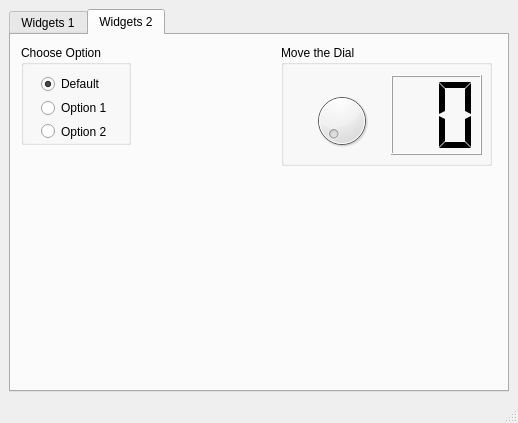
<?xml version="1.0" encoding="UTF-8"?>
<ui version="4.0">
 <class>MainWindow</class>
 <widget class="QMainWindow" name="MainWindow">
  <property name="geometry">
   <rect>
    <x>0</x>
    <y>0</y>
    <width>518</width>
    <height>423</height>
   </rect>
  </property>
  <property name="windowTitle">
   <string>MainWindow</string>
  </property>
  <widget class="QWidget" name="centralwidget">
   <layout class="QGridLayout" name="gridLayout">
    <item row="0" column="1">
     <widget class="QTabWidget" name="tabWidget_1">
      <property name="font">
       <font>
        <weight>50</weight>
        <bold>false</bold>
       </font>
      </property>
      <property name="currentIndex">
       <number>1</number>
      </property>
      <widget class="QWidget" name="tab_widgets_1">
       <property name="toolTip">
        <string/>
       </property>
       <property name="statusTip">
        <string/>
       </property>
       <attribute name="title">
        <string>Widgets 1</string>
       </attribute>
       <layout class="QVBoxLayout" name="verticalLayout">
        <item>
         <layout class="QVBoxLayout" name="verticalLayout_tab_1">
          <item>
           <widget class="QTabWidget" name="tabWidget_2">
            <property name="accessibleName">
             <string/>
            </property>
            <property name="currentIndex">
             <number>1</number>
            </property>
            <widget class="QWidget" name="tab_tree">
             <property name="statusTip">
              <string/>
             </property>
             <attribute name="title">
              <string>Tree</string>
             </attribute>
             <layout class="QHBoxLayout" name="horizontalLayout">
              <item>
               <layout class="QVBoxLayout" name="verticalLayout_2">
                <item>
                 <widget class="QTreeWidget" name="treeWidget">
                  <column>
                   <property name="text">
                    <string>Header 1</string>
                   </property>
                  </column>
                  <column>
                   <property name="text">
                    <string>New Column</string>
                   </property>
                  </column>
                  <item>
                   <property name="text">
                    <string>Item1</string>
                   </property>
                   <item>
                    <property name="text">
                     <string>Subitem1</string>
                    </property>
                   </item>
                  </item>
                 </widget>
                </item>
               </layout>
              </item>
             </layout>
            </widget>
            <widget class="QWidget" name="tab_calendar">
             <property name="statusTip">
              <string/>
             </property>
             <attribute name="title">
              <string>Calendar</string>
             </attribute>
             <layout class="QVBoxLayout" name="verticalLayout_3">
              <item>
               <widget class="QDateEdit" name="dateEdit">
                <property name="alignment">
                 <set>Qt::AlignCenter</set>
                </property>
               </widget>
              </item>
              <item>
               <widget class="QCalendarWidget" name="calendarWidget"/>
              </item>
             </layout>
            </widget>
           </widget>
          </item>
         </layout>
        </item>
       </layout>
      </widget>
      <widget class="QWidget" name="tab_widgets_2">
       <property name="toolTip">
        <string/>
       </property>
       <property name="statusTip">
        <string/>
       </property>
       <attribute name="title">
        <string>Widgets 2</string>
       </attribute>
       <widget class="QGroupBox" name="groupBox">
        <property name="geometry">
         <rect>
          <x>10</x>
          <y>10</y>
          <width>110</width>
          <height>100</height>
         </rect>
        </property>
        <property name="title">
         <string>Choose Option</string>
        </property>
        <widget class="QWidget" name="layoutWidget">
         <property name="geometry">
          <rect>
           <x>20</x>
           <y>30</y>
           <width>84</width>
           <height>65</height>
          </rect>
         </property>
         <layout class="QVBoxLayout" name="verticalLayout_4">
          <item>
           <widget class="QRadioButton" name="radioButton">
            <property name="statusTip">
             <string>This is the default option</string>
            </property>
            <property name="text">
             <string>Default</string>
            </property>
            <property name="checked">
             <bool>true</bool>
            </property>
           </widget>
          </item>
          <item>
           <widget class="QRadioButton" name="radioButton_2">
            <property name="statusTip">
             <string>Option 1: Select to...</string>
            </property>
            <property name="text">
             <string>Option 1</string>
            </property>
           </widget>
          </item>
          <item>
           <widget class="QRadioButton" name="radioButton_3">
            <property name="statusTip">
             <string>Option 2:  Select to...</string>
            </property>
            <property name="text">
             <string>Option 2</string>
            </property>
           </widget>
          </item>
         </layout>
        </widget>
       </widget>
       <widget class="QGroupBox" name="groupBox_2">
        <property name="geometry">
         <rect>
          <x>270</x>
          <y>10</y>
          <width>211</width>
          <height>121</height>
         </rect>
        </property>
        <property name="title">
         <string>Move the Dial</string>
        </property>
        <widget class="QWidget" name="verticalLayoutWidget">
         <property name="geometry">
          <rect>
           <x>30</x>
           <y>40</y>
           <width>61</width>
           <height>71</height>
          </rect>
         </property>
         <layout class="QVBoxLayout" name="verticalLayout_5">
          <item>
           <widget class="QDial" name="dial"/>
          </item>
         </layout>
        </widget>
        <widget class="QWidget" name="verticalLayoutWidget_2">
         <property name="geometry">
          <rect>
           <x>110</x>
           <y>30</y>
           <width>91</width>
           <height>80</height>
          </rect>
         </property>
         <layout class="QVBoxLayout" name="verticalLayout_6">
          <item>
           <widget class="QLCDNumber" name="lcdNumber">
            <property name="digitCount">
             <number>2</number>
            </property>
            <property name="mode">
             <enum>QLCDNumber::Dec</enum>
            </property>
            <property name="segmentStyle">
             <enum>QLCDNumber::Flat</enum>
            </property>
           </widget>
          </item>
         </layout>
        </widget>
       </widget>
      </widget>
     </widget>
    </item>
   </layout>
  </widget>
  <widget class="QStatusBar" name="statusbar">
   <property name="statusTip">
    <string>Status bar</string>
   </property>
  </widget>
 </widget>
 <tabstops>
  <tabstop>tabWidget_2</tabstop>
 </tabstops>
 <resources/>
 <connections>
  <connection>
   <sender>dial</sender>
   <signal>valueChanged(int)</signal>
   <receiver>lcdNumber</receiver>
   <slot>display(int)</slot>
   <hints>
    <hint type="sourcelabel">
     <x>202</x>
     <y>106</y>
    </hint>
    <hint type="destinationlabel">
     <x>284</x>
     <y>118</y>
    </hint>
   </hints>
  </connection>
 </connections>
</ui>
